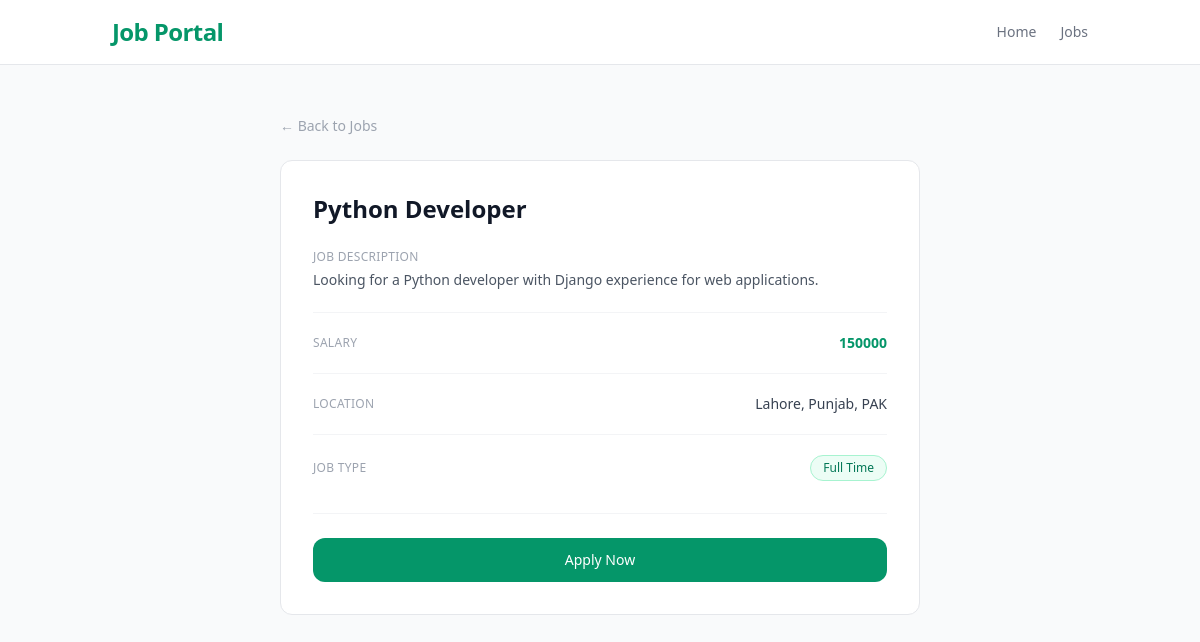
The app's page /jobs/2/ with its own data.
### jobs/models.py (models this page shows, shortened)
class Job(models.Model):
    JOB_TYPE_CHOICES = (
        ('Full Time', 'Full Time'),
        ('Part Time', 'Part Time'),
        ('Remote', 'Remote'),
        ('Internship', 'Internship'),
    )
    employer = models.ForeignKey(EmployerProfile, on_delete=models.CASCADE)
    title = models.CharField(max_length=200)
    company = models.CharField(max_length=100)
    description = models.TextField()
    salary = models.CharField(max_length=100, null=True, blank=True)
    location = models.CharField(max_length=200)
    job_type = models.CharField(max_length=50, choices=JOB_TYPE_CHOICES)
    created_at = models.DateTimeField(auto_now_add=True)

### jobs/views.py (the view)
# urls.py: path('jobs/<int:id>/', views.job_detail, name='job_detail'),
def job_detail(request, id):
    job = get_object_or_404(Job, id=id)
    return render(request, 'main/job_detail.html', {'job': job})

### jobs/templates/main/job_detail.html (shortened to what this page needs)
<!doctype html>
<html lang="en">
  <head>
    <script src="https://cdn.tailwindcss.com"></script>
  </head>
  <body class="bg-gray-50 antialiased">
    <nav class="bg-white border-b border-gray-200">
      <div class="container mx-auto px-6 py-4 flex justify-between items-center">
        <a href="/" class="text-2xl font-bold text-emerald-600 tracking-tight">
          Job Portal
        </a>
        <div class="flex items-center space-x-6">
          <a href="/" class="text-gray-500 hover:text-gray-900 text-sm transition-colors">Home</a>
          <a href="/jobs/" class="text-gray-500 hover:text-gray-900 text-sm transition-colors">Jobs</a>
        </div>
      </div>
    </nav>
    <div class="max-w-2xl mx-auto px-4 py-12">
      <a href="/jobs/" class="text-sm text-gray-400 hover:text-gray-600 transition-colors mb-6 inline-block">
        ← Back to Jobs
      </a>
      <div class="bg-white border border-gray-200 rounded-xl p-8">
        <h1 class="text-2xl font-bold text-gray-900 mb-6">{{ job.title }}</h1>
        <div class="space-y-5 text-sm">
          <div>
            <p class="text-xs text-gray-400 uppercase tracking-wide font-medium mb-1">Job Description</p>
            <p class="text-gray-600 leading-relaxed">{{ job.description }}</p>
          </div>
          <div class="border-t border-gray-100"></div>
          <div class="flex items-center justify-between">
            <p class="text-xs text-gray-400 uppercase tracking-wide font-medium">Salary</p>
            <p class="text-emerald-600 font-semibold">{{ job.salary }}</p>
          </div>
          <div class="border-t border-gray-100"></div>
          <div class="flex items-center justify-between">
            <p class="text-xs text-gray-400 uppercase tracking-wide font-medium">Location</p>
            <p class="text-gray-700">{{ job.location }}</p>
          </div>
          <div class="border-t border-gray-100"></div>
          <div class="flex items-center justify-between">
            <p class="text-xs text-gray-400 uppercase tracking-wide font-medium">Job Type</p>
            <span class="bg-emerald-50 text-emerald-700 text-xs font-medium px-3 py-1 rounded-full border border-emerald-200">
              {{ job.job_type }}
            </span>
          </div>
        </div>
        <div class="mt-8 pt-6 border-t border-gray-100">
          <a href="/jobs/{{ job.id }}/apply/"
             class="block text-center bg-emerald-600 text-white text-sm font-medium px-6 py-3 rounded-xl hover:bg-emerald-700 transition-colors">
            Apply Now
          </a>
        </div>
      </div>
    </div>
  </body>
</html>

### records on screen
Job: title "Python Developer", description "Looking for a Python developer with Django experience for web applications.", salary "150000", location "Lahore, Punjab, PAK", job_type "Full Time"
